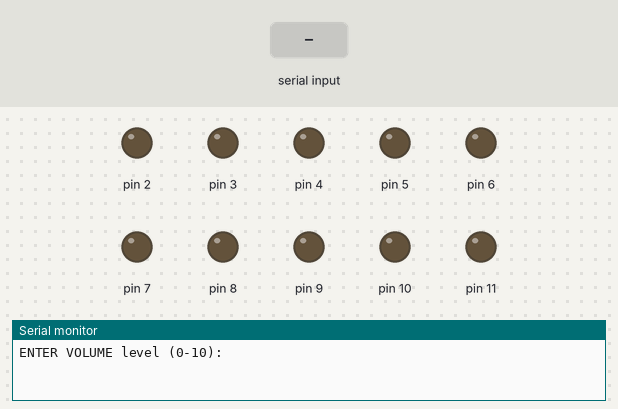
Simulated run of this sketch. Board: Arduino Uno, built with avr-gcc and run on an emulated ATmega328P. Parts: output pins drawn as LEDs (lit = HIGH), the last lines printed to the serial monitor. Inputs (shaded band) come from the test bench.

Above: at 1.2 s.
1.3 s: "5\n" received over Serial
At 2.3 s:
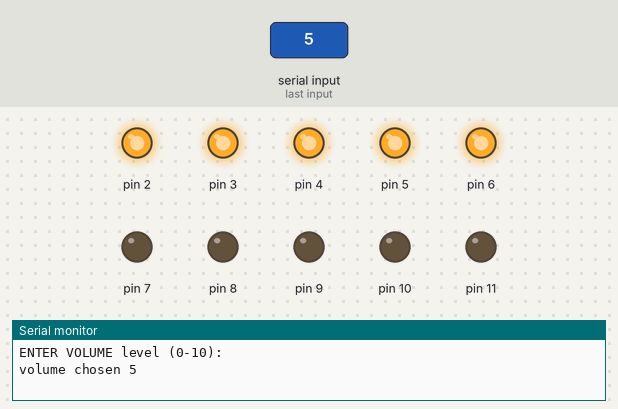
Timing chart, 0 to 7.8 s (numbered marks = the images above; inputs shaded):
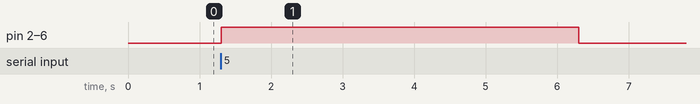

Measured:
- after the input at 1.3 s, pin 2–6: LOW → HIGH at once, → LOW 5.0 s later

The sketch:

cs380_hw02.ino
```cpp
// C++ code
//
void setup()
{
  //pinMode(LED_BUILTIN, OUTPUT);
  pinMode(2, OUTPUT);
  pinMode(3, OUTPUT);
  pinMode(4, OUTPUT);
  pinMode(5, OUTPUT);
  pinMode(6, OUTPUT);
  pinMode(7, OUTPUT);
  pinMode(8, OUTPUT);
  pinMode(9, OUTPUT);
  pinMode(10, OUTPUT);
  pinMode(11, OUTPUT);
  Serial.begin(57600);
}

//function to turn on a number of lights
//takes in one value that is the number of lights/volume level
void turnOnLight(int lightNumber){
  digitalWrite(lightNumber, HIGH);
}

//function to turn off a number of lights
//takes in one value that is the number of lights/volume level
void turnOffLight(int lightNumber){
  digitalWrite(lightNumber, LOW);
}

void loop()
{
  Serial.println("ENTER VOLUME level (0-10): ");

  String userInput;
  int integerInput;
  while(Serial.available() == 0){
  }

  userInput = Serial.readStringUntil('\n');
  userInput.trim();
  integerInput = userInput.toInt();

  //check if input is only digits
  bool fullDigit = true;
  for(int i = 0; i < userInput.length(); i++){
    if(!isdigit(userInput[i])){
     fullDigit = false;
    }
  }

  //check if it converted completly
  if(((userInput.compareTo("0") != 0) && (integerInput == 0)) || fullDigit == false){
    Serial.println("invalid try again");
    //string input
  }else{

    if(integerInput < 0 || integerInput > 10){
      Serial.println("invalid try again");
      //invalid input
    }
     else{
      Serial.println("volume chosen " + userInput);
       for (int i= 2; i < 2+integerInput; i++){
       	turnOnLight(i);
       }
       //wait five seconds
       if(integerInput != 0){
        delay(5000);
       }
       for (int i= 2; i < 2+integerInput; i++){
       	turnOffLight(i);
       }
    }
  }
}
```
